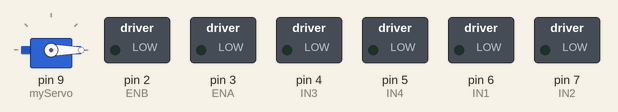
Bench run of a sketch on a simulated Arduino Uno, built with avr-gcc and run on an emulated ATmega328P. Parts: servo, switched loads named in the sketch (green lamp = pin HIGH). What the sketch prints to the serial monitor is not drawn.

Above: at 0.1 s.
At 3.2 s:
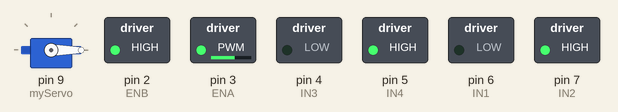
At 5.2 s:
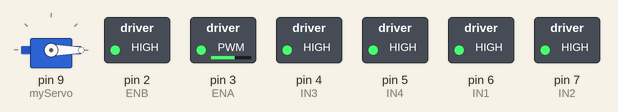
Timing chart, 0 to 6.7 s (numbered marks = the images above):
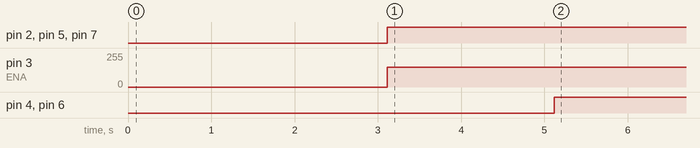

Measured:
- by itself, pin 2 (ENB), pin 5 (IN4), pin 7 (IN2): LOW → HIGH at 3.1 s
- by itself, pin 3 (ENA): 0/255 → 150/255 at 3.1 s
- by itself, pin 4 (IN3), pin 6 (IN1): LOW → HIGH at 5.1 s

The sketch:

Approach_V.ino
```cpp
/*
 * This approach builds from phase B and finds the relationship between distance and time in a spreadsheet. that function is
 * used to find the time it takes to move any distance.
 */

#include <Servo.h>  // Used to control the gripper

#define ENA 3
#define IN1 6
#define IN2 7

#define ENB 2
#define IN3 4
#define IN4 5

volatile double rpm = 0.0;  // the revolution per minute of the motors when the pin is set to HIGH
volatile double motorSpeed = 0.0; // the speed of the motors in centimeters
volatile double timeElapsed = 0.0;  // stores the time elapsed using the millisecond counter
volatile double distTravel = 0.0; // stores the distance travelled by the robot

volatile double reqTime = 0.0;  // the time needed to cover a certain distance

Servo myServo;  // object of the servo library to control the gripper
double pos = 0.0; // used to store the position of the gripper

//openCV parameters
volatile double a = 580; // from openCV: camera x coordinate of the robot's starting location
volatile double b = 419; // from openCV: camera y coordinate of the robot's starting location
volatile double u = 74;  // from openCV: camera x coordinate of the red drop off location
volatile double v = 65;  // from openCV: camera y coordinate of the red drop off location
volatile double c = 492;  // from openCV: camera x coordinate of the green drop off location
volatile double d = 245;  // from openCV: camera y coordinate of the green drop off location
volatile double x = 251; // from openCV: camera x coordinate of the first block
volatile double y = 284; // from openCV: camera y coordinate of the first block
volatile double p = 492;  // from openCV: camera x coordinate of the second block
volatile double q = 245;  // from openCV: camera y coordinate of the second block
volatile double i = 492;  // from openCV: camera x coordinate of the third block
volatile double j = 245;  // from openCV: camera y coordinate of the third block
volatile double m = 492;  // from openCV: camera x coordinate of the fourth block
volatile double n = 245;  // from openCV: camera y coordinate of the fourth block

volatile double roboX = 0.0; // from openCV: actual x coordinate of the robot's starting location
volatile double roboY = 0.0; // from openCV: actual y coordinate of the robot's starting location
volatile double dropX = 0.0; // from openCV: actual x coordinate of the red drop off location
volatile double dropY = 0.0; // from openCV: actual y coordinate of the red drop off location
volatile double dropX2 = 0.0; // from openCV: actual x coordinate of the green drop off location
volatile double dropY2 = 0.0; // from openCV: actual y coordinate of the green drop off location
volatile double blockX = 0.0; // from openCV: actual x coordinate of the firstblock
volatile double blockY = 0.0; // from openCV: actual y coordinate of the first block
volatile double blockX2 = 0.0; // from openCV: actual x coordinate of the second block
volatile double blockY2 = 0.0; // from openCV: actual y coordinate of the second block
volatile double blockX3 = 0.0; // from openCV: actual x coordinate of the second block
volatile double blockY3 = 0.0; // from openCV: actual y coordinate of the second block
volatile double blockX4 = 0.0; // from openCV: actual x coordinate of the second block
volatile double blockY4 = 0.0; // from openCV: actual y coordinate of the second block

volatile double y_diff = 0.0; // the difference between the y coord of the robot and block
volatile double x_diff = 0.0; // the difference between the x coord of the robot and block

void setup() {
  // put your setup code here, to run once:
  Serial.begin(9600); // open the serial monitor at a rate of 9600bit/s
  Serial.println("Code starts");

  myServo.attach(9);
  pos = 0.0;
  myServo.write(pos);

  pinMode(ENA,OUTPUT);  // the pin that controls the A channel
  pinMode(ENB,OUTPUT);  // the pin that controls the A channel
  pinMode(IN1,OUTPUT);  // the pin that controls motor 1 is set to output
  pinMode(IN2,OUTPUT);  // the pin that controls motor 2 is set to output
  pinMode(IN3,OUTPUT);  // the pin that controls motor 3 is set to output
  pinMode(IN4,OUTPUT);  // the pin that controls motor 4 is set to output
}

void loop() {
  // put your main code here, to run repeatedly:

//  char input = Serial.read(); //reads the information received on the serial monitor from python
//
//  switch (input) {      //uses input for the switch case statement
//    case ('x'):     //indicates the start of the X coordinate from python
//      x=Serial.parseFloat();  //assigns the first float value to x before the next character.
//      break;
//    case ('y'):     //indicates the start of the Y coordinates read from python
//      y = Serial.parseFloat();  //passes the next float value to y
//      break;
//    case ('p'):     //indicates the start of the p coordinates read from python
//      p = Serial.parseFloat();  //passes the next float value to b
//      break;
//    case ('q'):     //indicates the start of the q coordinates read from python
//      q = Serial.parseFloat();  //passes the next float value to b
//      break;
//    case ('a'):     //indicates the start of the a coordinates read from python
//      a = Serial.parseFloat();  //passes the next float value to a
//      break;
//    case ('b'):     //indicates the start of the b coordinates read from python
//      b = Serial.parseFloat();  //passes the next float value to b
//      break;
//    case ('u'):     //indicates the start of the u coordinates read from python
//      u = Serial.parseFloat();  //passes the next float value to u
//      break;
//    case ('v'):     //indicates the start of the v coordinates read from python
//      v = Serial.parseFloat();  //passes the next float value to v
//      break;
//  }
//
//  //To print on the python console instead of the arduino serial port
//   Serial.print("Yellow"); Serial.print(" "); Serial.print(x); Serial.print(" "); Serial.print(y);
//   Serial.print(" ");   //for format purposes
//   Serial.print("Blue"); Serial.print(" "); Serial.print(p); Serial.print(" "); Serial.print(q);
//   Serial.print(" ");
//   Serial.print("Robo"); Serial.print(" ");Serial.print(a); Serial.print(" "); Serial.println(b);    //prints the y coordinate read from python back to python

//   timeElapsed = millis();
//   distTravel = motorSpeed * (timeElapsed/1000);

  roboX = pixToCoordX(a);
  roboY = pixToCoordY(b);

  dropX = pixToCoordX(u) - 8;
  dropY = pixToCoordY(v);

  dropX2 = pixToCoordX(c) - 8;
  dropY2 = pixToCoordY(d);

  blockX = pixToCoordX(x) - 8;
  blockY = pixToCoordY(y);

  blockX2 = pixToCoordX(p) - 8;
  blockY2 = pixToCoordY(q);

  blockX3 = pixToCoordX(i) - 8;
  blockY3 = pixToCoordY(j);

  blockX4 = pixToCoordX(m) - 8;
  blockY4 = pixToCoordY(n);


  Serial.print("roboX: "); Serial.print(roboX); Serial.print("\t roboY: "); Serial.println(roboY);
  Serial.print("blockX: "); Serial.print(blockX); Serial.print("\t blockY: "); Serial.println(blockY);
  Serial.print("dropX: "); Serial.print(dropX); Serial.print("\t dropY: "); Serial.println(dropY);
  Serial.print("blockX2: "); Serial.print(blockX2); Serial.print("\t blockY2: "); Serial.println(blockY2);

  double coordinatesX[10] = {roboX, blockX, dropX, blockX2, dropX, blockX3, dropX2, blockX4, dropX2, roboX};  // an array to store x coordinates
  double coordinatesY[10] = {roboY, blockY, dropY, blockY2, dropY, blockY3, dropY2, blockY4, dropY2, roboY};  // an array to store y coordinates

  for(int i = 0; i < 10; i++){
  y_diff = diffInY(coordinatesY[i+1], coordinatesY[i]);
  x_diff = diffInX(coordinatesX[i+1], coordinatesX[i]);

  Serial.print("Y2: "); Serial.print(coordinatesY[i+1]);  Serial.print("\t Y1: ");  Serial.println(coordinatesY[i]);
  Serial.print("X2: "); Serial.print(coordinatesX[i+1]);  Serial.print("\t X1: ");  Serial.println(coordinatesX[i]);

  delay(3000);

  while(y_diff > 0){
    Serial.print("Foward");
    forward();
    reqTime = getTime(abs(y_diff));
    delay(reqTime*1000);
    y_diff = 0;
  }

  while(y_diff < 0){
    Serial.print("Backward");
    backward();
    reqTime = getTime(abs(y_diff));
    delay(reqTime*1000);
    y_diff = 0;
  }

  while(abs(y_diff) < 0.05){
    Serial.println("Stop and Rotate");
    stopp();

    while(x_diff > 0){
      Serial.println("Turn Right");
      right();
      delay(2000);  // the time in this delay is how long the robot takes to make a 90 degree turn. it is gotten by trial and error
      Serial.println("Foward");
      forward();
      reqTime = getTime(abs(x_diff));
      delay(reqTime*1000);
      Serial.println("Stop and grip");
      // the code that makes the robot rotate, open the gripper, grip the block and rotate 180 deg again
      x_diff = 0;
    }

    while(x_diff < 0){
      Serial.println("Turn Left");
      left();
      delay(2000);  // the time in this delay is how long the robot takes to make a 90 degree turn. it is gotten by trial and error
      Serial.println("Foward");
      forward();
      reqTime = getTime(abs(x_diff));
      delay(reqTime*1000);
      Serial.println("Stop and grip");
      // insert the code that makes the robot rotate, open the gripper, grip the block and rotate 180 deg again
      x_diff = 0;
    }
  }
  }
}

void forward(){
  analogWrite(ENA,150); //enable L298n A channel
  analogWrite(ENB,150); //enable L298n B channel
  digitalWrite(IN1,HIGH); //set IN1 high level
  digitalWrite(IN2,LOW);  //set IN2 low level
  digitalWrite(IN3,LOW);  //set IN3 low level
  digitalWrite(IN4,HIGH); //set IN4 high level
  Serial.println("Forward");//send message to serial monitor
}

void backward(){
  analogWrite(ENA,150); //enable L298n A channel
  analogWrite(ENB,150); //enable L298n B channel
  digitalWrite(IN1,LOW);
  digitalWrite(IN2,HIGH);
  digitalWrite(IN3,HIGH);
  digitalWrite(IN4,LOW);
  Serial.println("Back");
}

void left(){
  analogWrite(ENA,150); //enable L298n A channel
  analogWrite(ENB,150); //enable L298n B channel
  digitalWrite(IN1,LOW);
  digitalWrite(IN2,HIGH);
  digitalWrite(IN3,LOW);
  digitalWrite(IN4,HIGH);
  Serial.println("Left");
}

void right(){
  analogWrite(ENA,150); //enable L298n A channel
  analogWrite(ENB,150); //enable L298n B channel
  digitalWrite(IN1,HIGH);
  digitalWrite(IN2,LOW);
  digitalWrite(IN3,HIGH);
  digitalWrite(IN4,LOW);
  Serial.println("Right");
}

void stopp(){
  analogWrite(ENA,150); //enable L298n A channel
  analogWrite(ENB,150); //enable L298n B channel
  digitalWrite(IN1, HIGH);
  digitalWrite(IN2, HIGH);
  digitalWrite(IN3, HIGH);
  digitalWrite(IN4, HIGH);
}

double diffInY(double y_block, double y_robot){
  double y = y_block - y_robot;
  return y;
}

double diffInX(double x_block, double x_robot){
  double x = x_block - x_robot;
  return x;
}

double pixToCoordX(double a){
  float g = 0, h = 0, k = 0;
  g = pow(a, 4);
  h = pow(a, 3);
  k = pow(a, 2);
  double x = 0.0491*a + 59.818;
  return x;
}

double pixToCoordY(double b){
  float g = 0, h = 0, k = 0;
  g = pow(b, 4);
  h = pow(b, 3);
  k = pow(b, 2);
  double y = -0.1928*b + 130.8;
  return y;
}

void openGrip(int dt){
  pos = 0.0;
  myServo.write(pos);
  delay(dt);
}

void closeGrip(int dt){
  pos = 80;
  myServo.write(pos);
  delay(dt);
}

double getTime(double distance){
  // insert function that relates distance and time
  // return time
}
```
